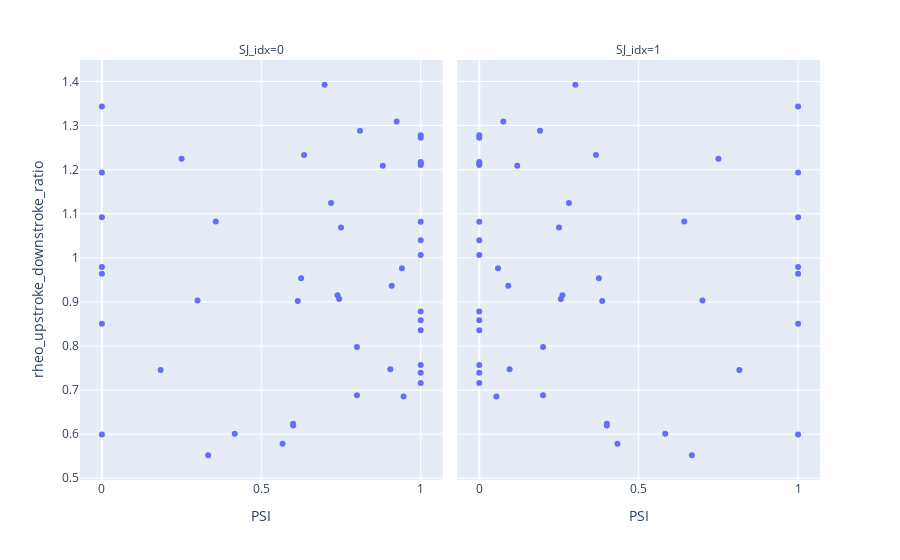

Write notebook code for a chart like this one.
### Code cell
adata.plot_SJ_prop_sc_ttype(intron_group, ephys_prop)

### Figure 1 — Plotly figure (JSON) as saved in the notebook; plotly's stock layout.template omitted (floating-point values rounded to 4 significant figures)
{"data": [{"hovertemplate": "<b>%{hovertext}</b><br><br>SJ_idx=0<br>PSI=%{x}<br>rheo_upstroke_downstroke_ratio=%{y}<extra></extra>", "hovertext": ["Sst Calb2 Pdlim5", "Sst Esm1", "Sst Calb2 Necab1", "Sst Hpse Cbln4", "Sst Tac2 Myh4", "Pvalb Tpbg", "Vip Crispld2 Kcne4", "Vip Pygm C1ql1", "Vip Lmo1 Myl1", "Pvalb Vipr2", "Vip Rspo4 Rxfp1 Chat", "Pvalb Reln Itm2a", "Sst Chodl", "Pvalb Akr1c18 Ntf3", "Pvalb Gabrg1", "Pvalb Sema3e Kank4", "Sst Tac1 Htr1d", "Sst Crhr2 Efemp1", "Sst Tac1 Tacr3", "Sst Rxfp1 Prdm8", "Sst Crh 4930553C11Rik ", "Sst Tac2 Tacstd2", "Pvalb Reln Tac1", "Pvalb Th Sst", "Sst Nts", "Sst Hpse Sema3c", "Sst Rxfp1 Eya1", "Sst Mme Fam114a1", "Sst Myh8 Etv1 ", "Lamp5 Lsp1", "Lamp5 Plch2 Dock5", "Lamp5 Ntn1 Npy2r", "Sncg Vip Itih5", "Vip Lect1 Oxtr", "Sst Nr2f2 Necab1", "Sncg Vip Nptx2", "Vip Crispld2 Htr2c", "Vip Ptprt Pkp2", "Pvalb Gpr149 Islr", "Sncg Gpr50", "Lamp5 Fam19a1 Tmem182", "Vip Col15a1 Pde1a", "Serpinf1 Aqp5 Vip", "Pvalb Calb1 Sst", "Vip Chat Htr1f", "Vip Lmo1 Fam159b", "Vip Arhgap36 Hmcn1"], "legendgroup": "", "marker": {"color": "#636efa", "symbol": "circle"}, "mode": "markers", "name": "", "orientation": "v", "showlegend": false, "type": "scatter", "x": [0.881, 0.6986, 1, 0.9245, 0.4167, 0.9462, 0.8, 0, 0.5667, 0.6, 0.3333, 1, 0.6, 0.9048, 0.8095, 1, 1, 0.7188, 1, 0.7442, 0.3571, 0.8, 1, 0.9412, 0.3, 1, 1, 0.9091, 0.7391, 0.6143, 0.1842, 0, 1, 1, 0.625, 0, 0.25, 0.6341, 1, 0, 0, 1, 0, 0.75, 0, 1, 1], "xaxis": "x", "y": [1.209, 1.393, 1.278, 1.309, 0.6007, 0.6853, 0.6881, 0.599, 0.5785, 0.6234, 0.5522, 0.7159, 0.6195, 0.7474, 1.288, 1.082, 1.21, 1.124, 0.8586, 0.9065, 1.082, 0.7979, 0.878, 0.9762, 0.9029, 1.006, 0.7394, 0.9369, 0.9153, 0.9022, 0.7457, 0.8506, 0.7567, 0.836, 0.9535, 0.9791, 1.225, 1.233, 1.272, 1.092, 0.9638, 1.04, 1.343, 1.069, 1.194, 1.215, 1.217], "yaxis": "y"}, {"hovertemplate": "<b>%{hovertext}</b><br><br>SJ_idx=1<br>PSI=%{x}<br>rheo_upstroke_downstroke_ratio=%{y}<extra></extra>", "hovertext": ["Sst Calb2 Pdlim5", "Sst Esm1", "Sst Calb2 Necab1", "Sst Hpse Cbln4", "Sst Tac2 Myh4", "Pvalb Tpbg", "Vip Crispld2 Kcne4", "Vip Pygm C1ql1", "Vip Lmo1 Myl1", "Pvalb Vipr2", "Vip Rspo4 Rxfp1 Chat", "Pvalb Reln Itm2a", "Sst Chodl", "Pvalb Akr1c18 Ntf3", "Pvalb Gabrg1", "Pvalb Sema3e Kank4", "Sst Tac1 Htr1d", "Sst Crhr2 Efemp1", "Sst Tac1 Tacr3", "Sst Rxfp1 Prdm8", "Sst Crh 4930553C11Rik ", "Sst Tac2 Tacstd2", "Pvalb Reln Tac1", "Pvalb Th Sst", "Sst Nts", "Sst Hpse Sema3c", "Sst Rxfp1 Eya1", "Sst Mme Fam114a1", "Sst Myh8 Etv1 ", "Lamp5 Lsp1", "Lamp5 Plch2 Dock5", "Lamp5 Ntn1 Npy2r", "Sncg Vip Itih5", "Vip Lect1 Oxtr", "Sst Nr2f2 Necab1", "Sncg Vip Nptx2", "Vip Crispld2 Htr2c", "Vip Ptprt Pkp2", "Pvalb Gpr149 Islr", "Sncg Gpr50", "Lamp5 Fam19a1 Tmem182", "Vip Col15a1 Pde1a", "Serpinf1 Aqp5 Vip", "Pvalb Calb1 Sst", "Vip Chat Htr1f", "Vip Lmo1 Fam159b", "Vip Arhgap36 Hmcn1"], "legendgroup": "", "marker": {"color": "#636efa", "symbol": "circle"}, "mode": "markers", "name": "", "orientation": "v", "showlegend": false, "type": "scatter", "x": [0.119, 0.3014, 0, 0.07547, 0.5833, 0.05376, 0.2, 1, 0.4333, 0.4, 0.6667, 0, 0.4, 0.09524, 0.1905, 0, 0, 0.2812, 0, 0.2558, 0.6429, 0.2, 0, 0.05882, 0.7, 0, 0, 0.09091, 0.2609, 0.3857, 0.8158, 1, 0, 0, 0.375, 1, 0.75, 0.3659, 0, 1, 1, 0, 1, 0.25, 1, 0, 0], "xaxis": "x2", "y": [1.209, 1.393, 1.278, 1.309, 0.6007, 0.6853, 0.6881, 0.599, 0.5785, 0.6234, 0.5522, 0.7159, 0.6195, 0.7474, 1.288, 1.082, 1.21, 1.124, 0.8586, 0.9065, 1.082, 0.7979, 0.878, 0.9762, 0.9029, 1.006, 0.7394, 0.9369, 0.9153, 0.9022, 0.7457, 0.8506, 0.7567, 0.836, 0.9535, 0.9791, 1.225, 1.233, 1.272, 1.092, 0.9638, 1.04, 1.343, 1.069, 1.194, 1.215, 1.217], "yaxis": "y2"}], "layout": {"annotations": [{"font": {}, "showarrow": false, "text": "SJ_idx=0", "x": 0.245, "xanchor": "center", "xref": "paper", "y": 1, "yanchor": "bottom", "yref": "paper"}, {"font": {}, "showarrow": false, "text": "SJ_idx=1", "x": 0.755, "xanchor": "center", "xref": "paper", "y": 1, "yanchor": "bottom", "yref": "paper"}], "legend": {"tracegroupgap": 0}, "margin": {"t": 60}, "xaxis": {"anchor": "y", "domain": [0, 0.49], "title": {"text": "PSI"}}, "xaxis2": {"anchor": "y2", "domain": [0.51, 1], "matches": "x", "title": {"text": "PSI"}}, "yaxis": {"anchor": "x", "domain": [0, 1], "title": {"text": "rheo_upstroke_downstroke_ratio"}}, "yaxis2": {"anchor": "x2", "domain": [0, 1], "matches": "y", "showticklabels": false}}}
